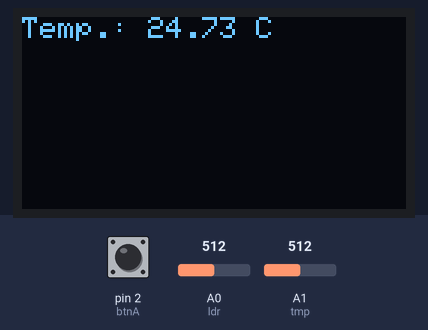
Recording of a sketch running on a simulated Arduino Uno, built with avr-gcc and run on an emulated ATmega328P. Shown: 128×64 one-colour display. The inputs (shaded band) are chosen by the test bench; at power-on: pin 2 (btnA) HIGH, A1 (tmp) = 512, A0 (ldr) = 512. What the sketch prints to the serial monitor is not drawn.

Above: at 1.2 s.
1.3 s: pin 2 (btnA) pulled LOW for 1 s
At 1.59 s:
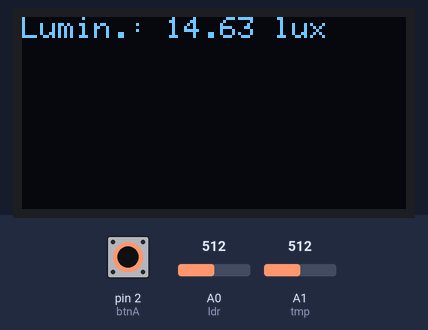
3.8 s: A1 (tmp) set to 716
At 4.8 s:
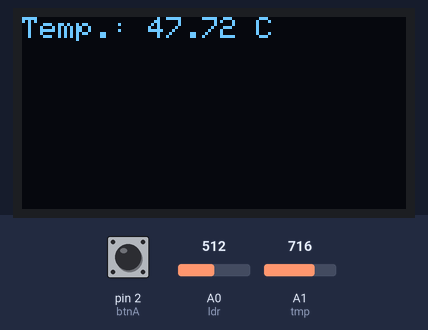
5.4 s: A1 (tmp) set to 900
At 6.3 s:
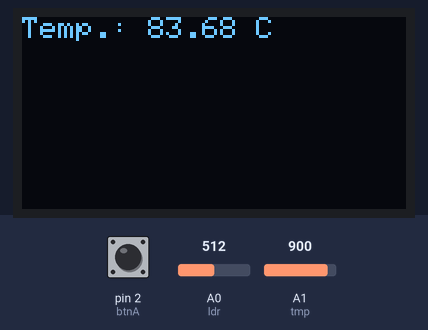
7.1 s: A1 (tmp) set to 1023
At 7.8 s:
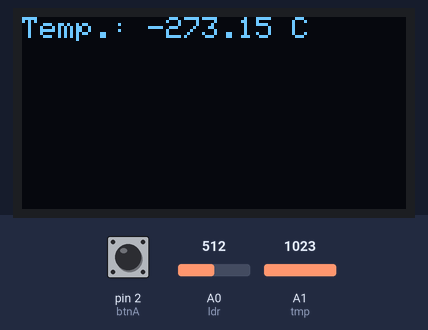
8.8 s: pin 2 (btnA) pulled LOW for 0.35 s
At 9.4 s:
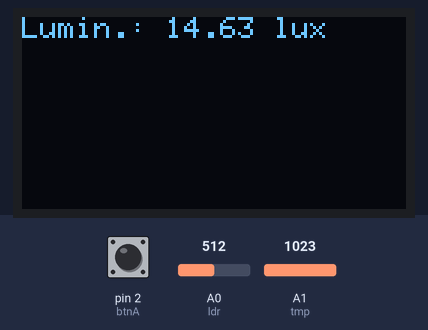
10.6 s: A0 (ldr) set to 306
At 10.9 s:
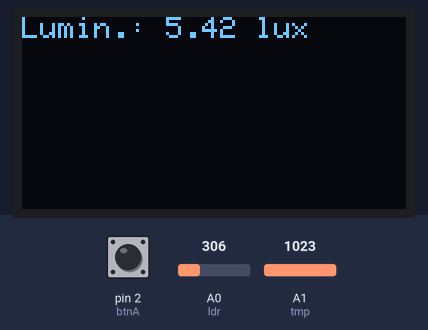
Timing chart, 0 to 13.1 s (numbered marks = the images above; inputs shaded):
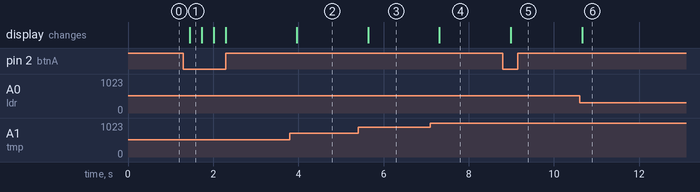

The sketch:

sprint1.ino
```cpp
#include <Adafruit_SSD1306.h>

#define SCREEN_WIDTH 128
#define SCREEN_HEIGHT 64
#define SCREEN_ADDRESS 0x3C

Adafruit_SSD1306 oled(SCREEN_WIDTH, SCREEN_HEIGHT);

int Vo;
float R1 = 10000;
float logR2, R2, L2, T, Tc, Tf, temp, light;
float c1 = 1.009249522e-03, c2 = 2.378405444e-04, c3 = 2.019202697e-07;
bool toggle = true;

int ldr = A0;
int tmp = A1;
int btnA = 2;

void setup(){
	Serial.begin(9600);
	pinMode(tmp, INPUT);
	pinMode(btnA, INPUT_PULLUP);
	oled.begin(SSD1306_SWITCHCAPVCC, SCREEN_ADDRESS);
}

void loop() {

	if (digitalRead(btnA) == LOW){
		toggle = !toggle;
	}
	if (toggle == true){
		temp = readTemp(tmp);
 		printTempOled(temp);
		printTempSerial(temp);
	}
	else{
		light = readLight(ldr);
		printLightOled(light);
		printLightSerial(light);
	}
	delay(250);
}


float readTemp(int tmp){
	Vo = analogRead(tmp);
	R2 = R1 * (1023.0 / (float)Vo - 1.0);
	logR2 = log(R2);
	T = (1.0 / (c1 + c2*logR2 + c3*logR2*logR2*logR2));
	Tc = T - 273.15;
	return Tc;
}


void printTempSerial(float Tc){
	Serial.print("Temp.: ");
	Serial.print(Tc);
	Serial.println(" C");
}

void printTempOled(float Tc){
	oled.clearDisplay();
	oled.setTextSize(1);
	oled.setTextColor(SSD1306_WHITE);
	oled.setCursor(0, 0);
	oled.print("Temp.: ");
	oled.print(Tc);
	oled.print(" C");
	oled.display();
}

/*
  Função de aplicação da fórmula LDR
*/
float readLight(int ldr) {
	int adc = analogRead(ldr);
	float rDark = 100000;
	float light, RLDR, Vout;
	float alfa = 1/0.8582;

	Vout = (adc * 0.0048828125);
	RLDR = (10000.0 * (5 - Vout))/Vout;
	light = pow((rDark/RLDR), alfa);
	return light;
}

/*
  Função que mostra no display a luminosidade
*/
void printLightOled(float light){
	oled.clearDisplay();
 	oled.setTextSize(1);
	oled.setTextColor(SSD1306_WHITE);
	oled.setCursor(0, 0);
	oled.print("Lumin.: ");
	oled.print(light);
	oled.print(" lux");
	oled.display();
}

/*
  Função que mostra no serial a luminosidade
*/
void printLightSerial(float light){
	Serial.print("Lumin.: ");
	Serial.print(light);
	Serial.println(" lux");
}
```

Measured:
- after the input at 1.3 s, the display: changes after 0.15 s (image 1)
- after the input at 3.8 s, the display: changes after 0.16 s (image 2)
- after the input at 5.4 s, the display: changes after 0.24 s (image 3)
- after the input at 7.1 s, the display: changes after 0.21 s (image 4)
- after the input at 8.8 s, the display: changes after 0.18 s (image 5)
- after the input at 10.6 s, the display: changes after 0.06 s (image 6)
